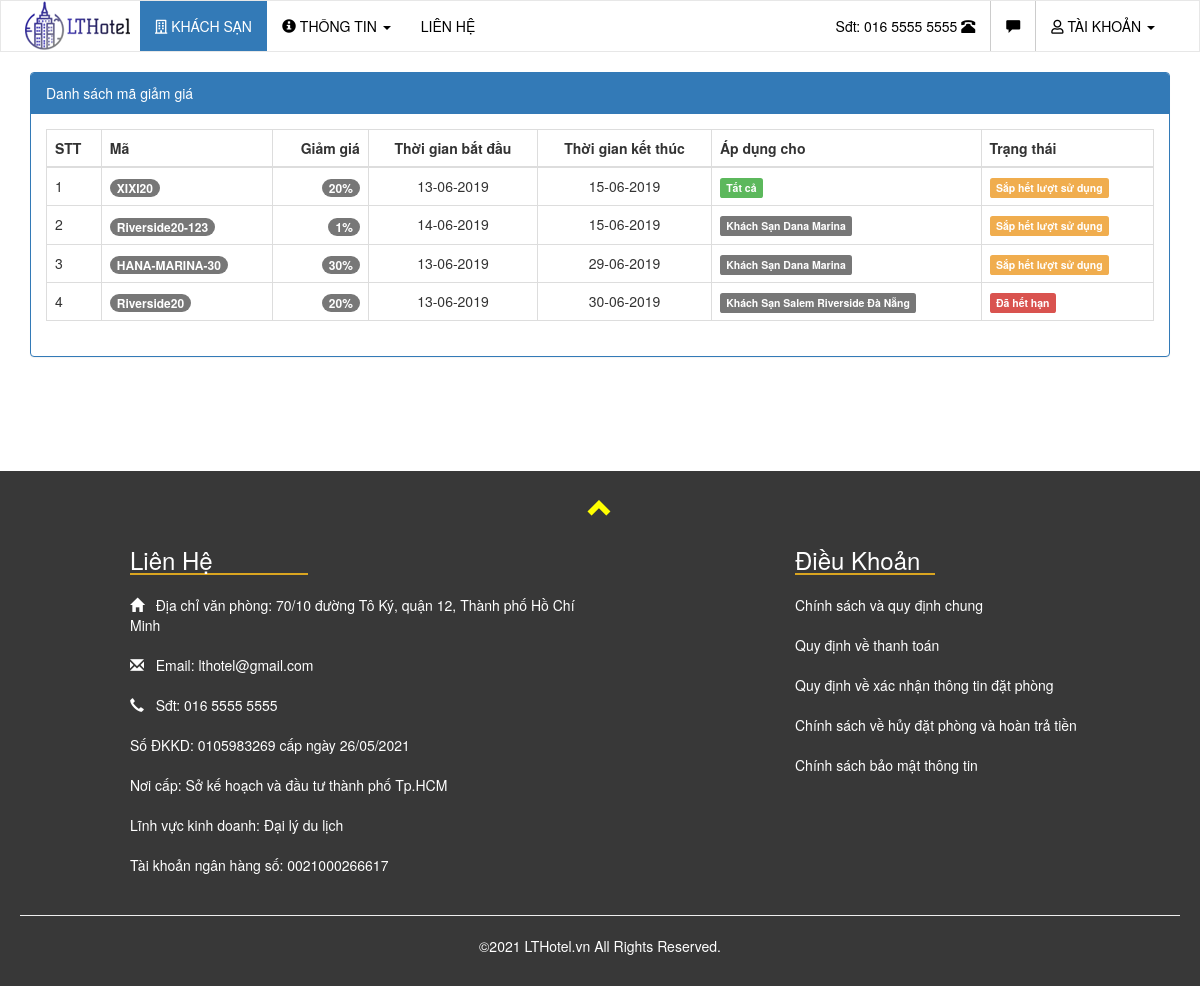
The page /index.php?controller=trang-chu/danh-sach-mgg on the database its author committed.
### tables this page shows
CREATE TABLE `mgg` (
  `IdMgg` int(11) NOT NULL,
  `Ma` varchar(50) NOT NULL,
  `Giam` int(11) NOT NULL,
  `NgayBatDau` date NOT NULL,
  `NgayHetHan` date NOT NULL,
  `Loai` tinyint(3) NOT NULL,
  `SL` int(11) NOT NULL,
  `MKs` int(11) NOT NULL,
  `email` varchar(64) NOT NULL
);

CREATE TABLE `khachsan` (
  `MKs` int(11) NOT NULL,
  `TenKs` varchar(255) NOT NULL,
  `TenKhongDau` varchar(255) NOT NULL,
  `DiaChi` varchar(255) NOT NULL,
  `Huyen` int(11) NOT NULL,
  `TP` int(11) NOT NULL,
  `Avatar` varchar(255) NOT NULL,
  `Mota` varchar(500) NOT NULL,
  `GioiThieu` text NOT NULL,
  `sao` tinyint(1) NOT NULL,
  `TienIch` varchar(50) NOT NULL,
  `PhongCach` varchar(5) NOT NULL,
  `Loai` tinyint(3) NOT NULL,
  `TrangThai` smallint(3) NOT NULL,
  `email` varchar(255) NOT NULL,
  `Xoa` tinyint(4) NOT NULL
);

### controller/controller.php (called while the page is built, shortened)
<?php
class Controller{
	public function DinhDangNgay($date,$loai=0)
	{
		if($loai == 0) return date("Y-m-d",strtotime($date));
		else return date("d-m-Y",strtotime($date));
	}
	public function loadView($view, $data=array())
	{
		$controller = isset($_GET['controller']) && !empty($_GET['controller']) ? $_GET['controller'] : 'trang-chu/trang-chu';
		$arr_con = explode("/", $controller);
		include("view/".$arr_con[0]."/layout.php");
	}
}
?>

### controller/trang-chu/C_mgg.php (called while the page is built, shortened)
<?php
include_once 'controller/controller.php';
class C_mgg extends Controller
{
	public function HienThiDanhSachMgg(){
		$data = array();
		$mgg = new M_mgg;
		$tongSoRecord = $mgg->AllMgg(0,2,-1,-1);
		$PhanTrang = new C_phanTrang($tongSoRecord,$this->soHangTrenPage,$this->soPageHienThi);
		$data['PhanTrang'] = $PhanTrang->HienThiPhanTrang();
		$vitri = $PhanTrang->pageHienTai;
		$data['DanhSachMgg'] = $mgg->AllMgg(0,2,$vitri,$this->soHangTrenPage);
		return $this->loadView('danh-sach-mgg',$data);
	}
}
?>

### model/dbconnect.php (called while the page is built, shortened)
<?php
include_once 'config.php';
class database
{
	protected $conn;
	protected function ketnoi()
	{
		global $config;
		$this->conn = new mysqli($config['hostname'],$config['username'],$config['password'],$config['database']) or die("Kết nối thất bại");
		$this->conn->query("SET NAMES utf8");
	}
	public function exec($SQLquery)
	{
		$this->result = $this->conn->query($SQLquery);
		return $this->result;
	}
};
?>

### config.php (called while the page is built, shortened)
<?php
$config['hostname'] = 'localhost';
$config['username'] = 'root';
$config['password'] = '';
$config['database'] = 'lthotel';
?>

### model/M_mgg.php (called while the page is built, shortened)
<?php
include_once 'model/dbconnect.php';
class M_mgg extends database
{
	public function AllMgg($MKs,$Loai=0,$start=-1,$limit=-1){
		if($Loai == 0)
			$q ="SELECT * FROM mgg WHERE MKs='$MKs'";
		else if($Loai ==1)
			$q ="SELECT * FROM mgg WHERE Loai='$Loai'";
		else if($Loai ==2)
			$q = "SELECT m.*, ks.TenKs, ks.MKs FROM mgg m LEFT JOIN khachsan ks ON m.MKs = ks.MKs where (ks.Xoa IS NULL OR ks.Xoa = '0') AND (ks.TrangThai IS NULL OR ks.TrangThai = '1')";
			$q .=" ORDER BY `IdMgg` DESC";
		if($start > -1 && $limit > -1){
			$q .= " LIMIT ".(($start-1)*$limit).",".$limit;
			$this->exec($q);
			return $this->getAllrows();
		}
		return $this->num_rows;
	}
}
?>

### view/trang-chu/danh-sach-mgg.php (the view, shortened to what this page needs)
<div class="container" style="margin-top: 20px;">
    <div class="row">
        <div class="col-xs-12 col-md-12">
            <div class="panel panel-primary">
                <div class="panel-heading">Danh sách mã giảm giá</div>
                    <div class="panel-body">
                       <div class="table-reponsive">
                           <table class="table table-bordered">
                               <thead>
                                    <th>STT</th>
                                    <th>Mã</th>
                                    <th class="text-right">Giảm giá</th>
                                    <th class="text-center">Thời gian bắt đầu</th>
                                    <th class="text-center">Thời gian kết thúc</th>
                                    <th>Áp dụng cho</th>
                                    <th>Trạng thái</th>
                               </thead>
                               <tbody>
                                   <?php
                                    $i = ($data['PhanTrang']['pageHienTai']-1)*$this->soHangTrenPage +1;
                                    $time = strtotime(date("Y-m-d",time()));
                                    if(!empty($data['DanhSachMgg'])):
                                    foreach($data['DanhSachMgg'] as $gt):
                                        $ten = '<span class="label label-success">Tất cả</span>';
                                        $status = '<label class="label label-success">OK</label>';
                                        if($gt['SL'] <= 20){
                                            $status = '<label class="label label-warning">Sắp hết lượt sử dụng</label>';
                                        }else if($gt['SL'] <= 0){
                                            $status = '<label class="label label-danger">Hết lượt sử dụng</label>';
                                        }else if(strtotime($gt['NgayBatDau']) > $time){
                                            $status = '<label class="label label-primary">Chưa đến ngày bắt đầu</label>';
                                        }else if(strtotime($gt['NgayHetHan']) < $time){
                                            $status = '<label class="label label-danger">Đã hết hạn</label>';
                                        }
                                        if($gt['Loai'] == 0){
                                            $ten = '<a class="label label-default" href="index.php?controller=trang-chu/thong-tin-khach-san&hotel='.$gt['MKs'].'" target="_blank">'.$gt['TenKs'].'</a>';
                                        }
                                    ?>
                                    <tr>
                                        <td><?=$i;?></td>
                                        <td><span class="badge"><?=$gt['Ma'];?></span></td>
                                        <td class="text-right"><span class="badge"><?=$gt['Giam'];?>%</span> </td>
                                        <td class="text-center"><?=$this->DinhDangNgay($gt['NgayBatDau'],1);?></td>
                                        <td class="text-center"><?=$this->DinhDangNgay($gt['NgayHetHan'],1);?></td>
                                        <td><?=$ten;?></td>
                                        <td><?= $status;?></td>
                                    </tr>
                                    <?php $i++; endforeach; endif;?>
                               </tbody>
                           </table>
                       </div>
                    </div>
            </div>
        </div>
			<div class="col-xs-12 col-md-12 text-center">
			</div>
    </div>
</div>

### assets/lthotel.css (style rules this page uses)
html { scroll-behavior: smooth; }

### rows shown on the page
mgg: Ma "XIXI20", Giam "20", NgayBatDau "13-06-2019", NgayHetHan "15-06-2019", SL "Sắp hết lượt sử dụng"
mgg: Ma "Riverside20-123", Giam "1", NgayBatDau "14-06-2019", NgayHetHan "15-06-2019", khachsan.TenKs "Khách Sạn Dana Marina", SL "Sắp hết lượt sử dụng"
mgg: Ma "HANA-MARINA-30", Giam "30", NgayBatDau "13-06-2019", NgayHetHan "29-06-2019", khachsan.TenKs "Khách Sạn Dana Marina", SL "Sắp hết lượt sử dụng"
mgg: Ma "Riverside20", Giam "20", NgayBatDau "13-06-2019", NgayHetHan "30-06-2019", khachsan.TenKs "Khách Sạn Salem Riverside Đà Nẵng", shows "Đã hết hạn"
